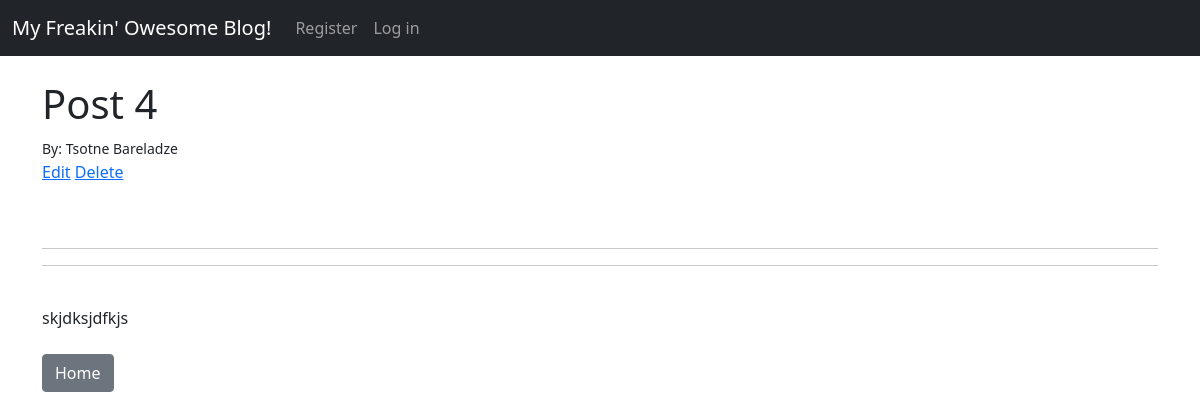
/article/29, run on the app's committed database.
### BlogApp/models.py (models this page shows, shortened)
class Post(models.Model):
    title = models.CharField(max_length=255)
    title_tag = models.CharField(max_length=255, default="My Freakin Awesome Blog!")
    author = models.ForeignKey(User, on_delete=models.CASCADE)
    body = models.TextField()
    post_date = models.DateTimeField(default=timezone.now, blank=True, null=True)

### BlogApp/views.py (the view)
# urls.py: path('article/<int:pk>', ArticleDetailView.as_view(), name="article-detail"),#name="article-detail" is a name which we use for url in html file
class ArticleDetailView(DetailView):#ArticleDetailView is just name not smthing system Name
    model = Post
    template_name = 'BlogApp/article_details.html'

### BlogApp/templates/BlogApp/article_details.html (shortened to what this page needs)
{% extends 'base.html' %}
{% block content %}
    <h1>{{ post.title }}</h1>
    <small>By: {{ post.author.first_name }} {{ post.author.last_name }} </small> <br/>
    <a href="{% url 'update-post' post.pk%}">Edit</a>
        <a href="{% url 'delete-post' post.pk%}">Delete</a><br><br></small> <br />
    <hr />
    <hr />
    <br />
    {{ post.body }}
    <br/> <br/>
    <a href="{% url 'home' %}" class="btn btn-secondary">Home</a>
{% endblock %}

### data on the page
Post: title "Post 4", author.first_name "Tsotne", author.last_name "Bareladze", body "skjdksjdfkjs"
